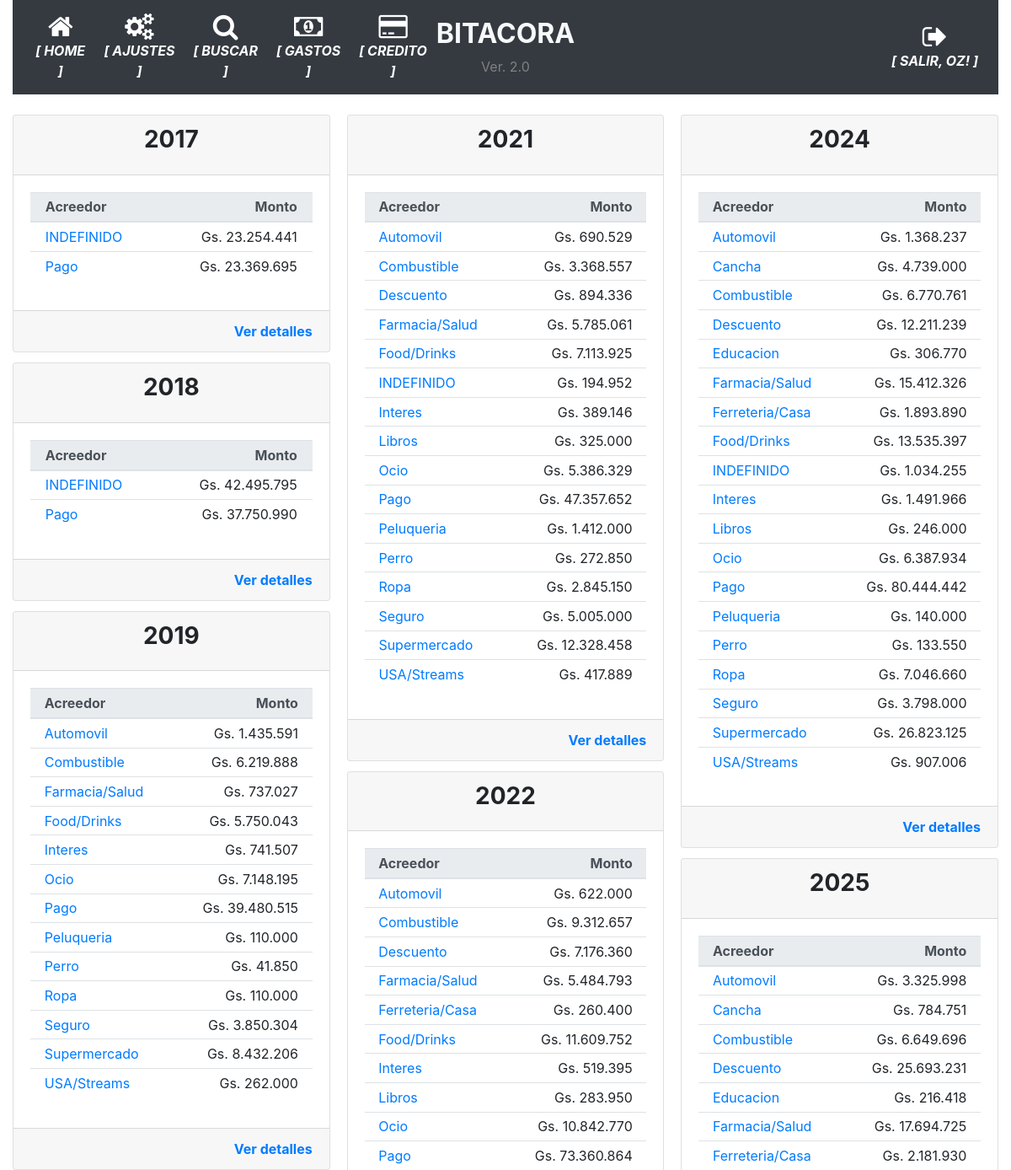
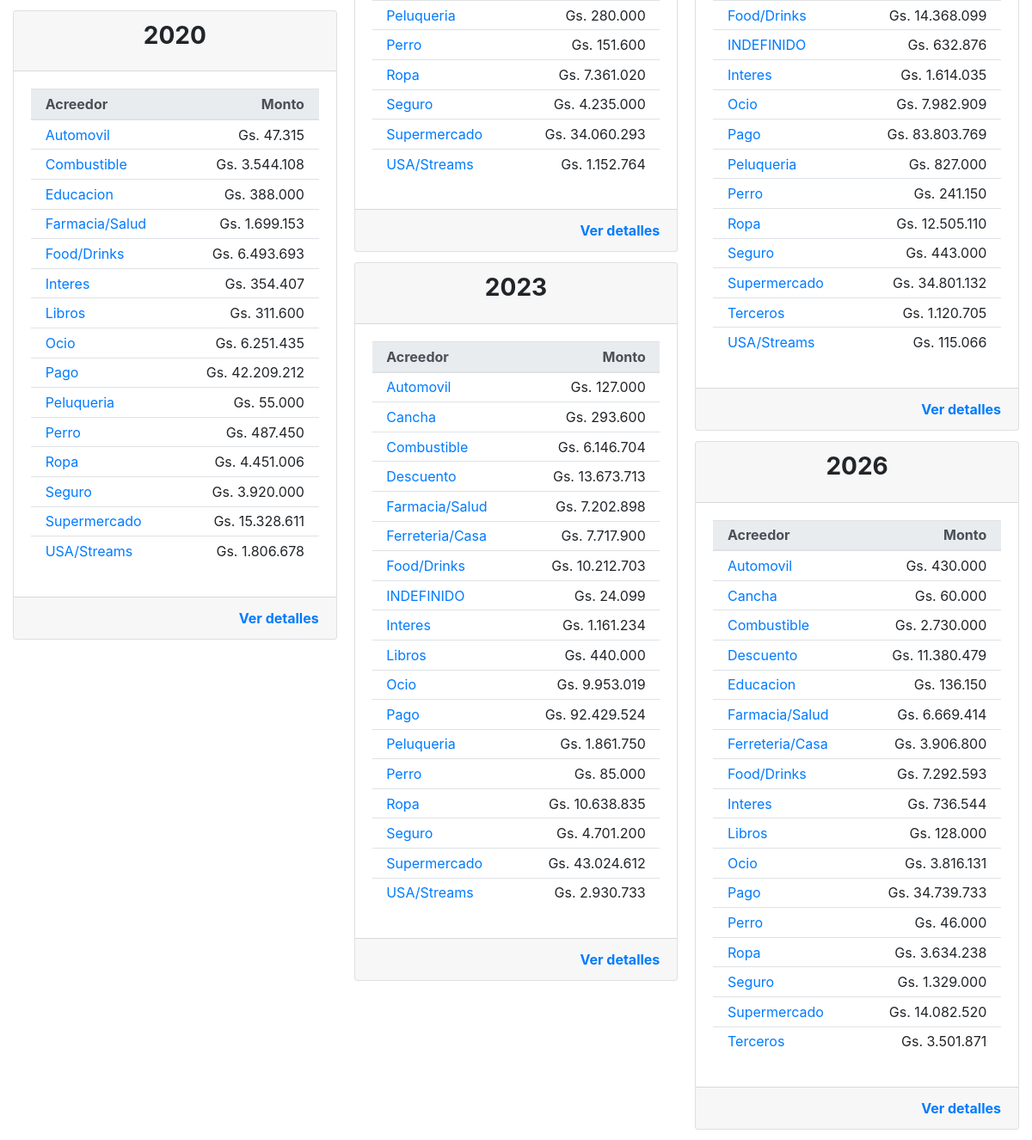
/historial_operacion (signed in), run on the app's committed database (2 pictures, top to bottom).
### app/models.py (models this page shows, shortened)
class User(UserMixin, db.Model):
    id = db.Column(db.Integer, primary_key=True)
    username = db.Column(db.String(64), index=True, unique=True)
    email = db.Column(db.String(120), index=True, unique=True)
    password_hash = db.Column(db.String(128))
    perfil = db.Column(db.String(128))

class TiposMovimiento(db.Model):
    __tablename__='tipos_movimiento'
    id = db.Column(db.Integer, primary_key=True)
    tipo = db.Column(db.String(100), nullable=False)

### app/routes.py (the view)
@app.route('/historial_operacion', methods=['GET', 'POST'])
@login_required
def historial_operacion():
    operaciones=[]
    for movimiento in db.session.query(func.strftime("%Y", Movimientos.fecha_operacion).label('fecha_operacion'), Movimientos.id_tipo_movimiento.label('id_tipo_movimiento'), TiposMovimiento.tipo.label('acreedor'), func.sum(Movimientos.monto_operacion).label('total')).join(TiposMovimiento).filter(Movimientos.id_tipo_movimiento==TiposMovimiento.id).group_by(func.strftime("%Y", Movimientos.fecha_operacion), Movimientos.id_tipo_movimiento, TiposMovimiento.tipo).order_by(TiposMovimiento.tipo).all():
        operaciones.append({'fecha_operacion':movimiento.fecha_operacion, 'id_tipo_movimiento': movimiento.id_tipo_movimiento, 'acreedor': movimiento.acreedor, 'total': movimiento.total})
    return render_template('historial_operaciones.html', operaciones=operaciones)

### app/__init__.py (called while the page is built)
@app.context_processor
def inject_utility_functions():
    return dict(
        listar_tipos=listar_tipos,
        listar_tarjetas=listar_tarjetas
    )

### app/models.py (called while the page is built)
@login.user_loader
def load_user(id):
    return User.query.get(int(id))

### app/templates/historial_operaciones.html
{% extends "base.html" %}
{% block main %}
<div class="card-columns">
    {% for fecha_operacion, detalle_gasto in operaciones | groupby('fecha_operacion') %}
    <div class="card card-responsive">
        <div class="card-header">
            <h3 class="card-title text-center"><strong>{{ fecha_operacion }}</strong></h3>
        </div>
        <div class="card-body">
            <table class="table table-sm">
                <thead class="thead-light">
                    <th></th>
                    <th>Acreedor</th>
                    <th class="card-text text-right">Monto</th>
                    <th></th>
                </thead>
                <tbody>
                    {% for gasto in detalle_gasto %}
                    <tr>
                        <td></td>
                        <td>
                            <a href="{{ url_for('operaciones_tipo', deudor=gasto.id_tipo_movimiento, fecha=fecha_operacion) }}">{{gasto.acreedor}}</a>
                        </td>
                        <td class="card-text text-right">{{ "Gs. {:,.0f}".format(gasto.total).replace(",", ".") }}</td>
                        <td></td>
                    </tr>
                    {% endfor %}
                </tbody>
            </table>
        </div>
        <div class="card-footer text-muted text-right">
            <a href="{{ url_for('historial_operacion_messanno', anno=fecha_operacion) }}" class="card-link"><strong>Ver detalles</strong></a>
        </div>
    </div>
    {% endfor %}
</div>
{% endblock %}

### app/templates/base.html (shortened to what this page needs)
<!doctype html>
<html lang="en">
  <head>
    <link rel="stylesheet" href="https://stackpath.bootstrapcdn.com/bootstrap/4.5.0/css/bootstrap.min.css"></link>
    <link rel="stylesheet" href="https://maxcdn.bootstrapcdn.com/font-awesome/4.4.0/css/font-awesome.min.css"></link>
  </head>
  <body>
    <div class="container-fluid">
      <nav class="navbar navbar-expand-md navbar-dark bg-dark">
        <div class="navbar-collapse collapse w-100 order-1 order-md-0 dual-collapse2">
            <ul class="navbar-nav mr-auto text-center">
              <li class="nav-item active">
                <a href="{{ url_for('index') }}" class="nav-link d-flex flex-column">
                <i class="fa fa-home fa-2x"></i>
                <span class="d-none d-sm-inline"><i><strong>[ HOME ]</strong></i></span></a>
              </li>
              <li class="nav-item active">
                <a href="{{ url_for('parametrico') }}" class="nav-link d-flex flex-column">
                <i class="fa fa-cogs fa-2x"></i>
                <span class="d-none d-sm-inline"><i><strong>[ AJUSTES ]</strong></i></span></a>
              </li>
              <li class="nav-item active">
                <a href="{{ url_for('busqueda') }}" class="nav-link d-flex flex-column">
                <i class="fa fa-search fa-2x"></i>
                <span class="d-none d-sm-inline"><i><strong>[ BUSCAR ]</strong></i></span></a>
              </li>
              <li class="nav-item active">
                <a href="{{ url_for('historico_gastos_detalle', periodo='') }}" class="nav-link d-flex flex-column">
                <i class="fa fa-money fa-2x"></i>
                <span class="d-none d-sm-inline"><i><strong>[ GASTOS ]</strong></i></span></a>
              </li>
              <li class="nav-item active">
                <a href="{{ url_for('movimientos_mes', mes='') }}" class="nav-link d-flex flex-column">
                <i class="fa fa-credit-card fa-2x"></i>
                <span class="d-none d-sm-inline"><i><strong>[ CREDITO ]</strong></i></span></a>
              </li>
            </ul>
        </div>
        <div class="mx-auto order-0 text-center">
            <h2 class="mx-auto text-light"><strong>BITACORA</strong></h2>
            <span style="color: grey">Ver. 2.0</span>
        </div>
        <div class="navbar-collapse collapse w-100 order-3 dual-collapse2">
            <ul class="navbar-nav ml-auto text-center">
              <li class="nav-item active">
                {% if current_user.is_anonymous %}
                  <a href="{{ url_for('logout') }}" class="nav-link d-flex flex-column">
                  <i class="fa fa-sign-in fa-2x"></i>
                  <span class="d-none d-sm-inline"><i><strong>[ ACCEDER ]</strong></i></span></a>
                {% else %}
                  <a href="{{ url_for('logout') }}" class="nav-link d-flex flex-column">
                  <i class="fa fa-sign-out fa-2x"></i>
                  <span class="d-none d-sm-inline"><i><strong>[ SALIR, {{ current_user.username | upper }}! ]</strong></i></span></a>
                {% endif %}
              </li>
            </ul>
        </div>
    </nav>
    <br>
      <div>
        {% block main %}{% endblock %}
      </div>
    </div>
  </body>
</html>

### data on the page
User: username "OZ"
TiposMovimiento: acreedor "INDEFINIDO", total "Gs. 23.254.441", total "Gs. 42.495.795", total "Gs. 194.952", total "Gs. 24.099", total "Gs. 1.034.255", total "Gs. 632.876"
TiposMovimiento: acreedor "Pago", total "Gs. 23.369.695", total "Gs. 37.750.990", total "Gs. 39.480.515", total "Gs. 42.209.212", total "Gs. 47.357.652", total "Gs. 73.360.864", total "Gs. 92.429.524", total "Gs. 80.444.442", total "Gs. 83.803.769", total "Gs. 34.739.733"
TiposMovimiento: acreedor "Automovil", total "Gs. 1.435.591", total "Gs. 47.315", total "Gs. 690.529", total "Gs. 622.000", total "Gs. 127.000", total "Gs. 1.368.237", total "Gs. 3.325.998", total "Gs. 430.000"
TiposMovimiento: acreedor "Combustible", total "Gs. 6.219.888", total "Gs. 3.544.108", total "Gs. 3.368.557", total "Gs. 9.312.657", total "Gs. 6.146.704", total "Gs. 6.770.761", total "Gs. 6.649.696", total "Gs. 2.730.000"
TiposMovimiento: acreedor "Farmacia/Salud", total "Gs. 737.027", total "Gs. 1.699.153", total "Gs. 5.785.061", total "Gs. 5.484.793", total "Gs. 7.202.898", total "Gs. 15.412.326", total "Gs. 17.694.725", total "Gs. 6.669.414"
TiposMovimiento: acreedor "Food/Drinks", total "Gs. 5.750.043", total "Gs. 6.493.693", total "Gs. 7.113.925", total "Gs. 11.609.752", total "Gs. 10.212.703", total "Gs. 13.535.397", total "Gs. 14.368.099", total "Gs. 7.292.593"
TiposMovimiento: acreedor "Interes", total "Gs. 741.507", total "Gs. 354.407", total "Gs. 389.146", total "Gs. 519.395", total "Gs. 1.161.234", total "Gs. 1.491.966", total "Gs. 1.614.035", total "Gs. 736.544"
TiposMovimiento: acreedor "Ocio", total "Gs. 7.148.195", total "Gs. 6.251.435", total "Gs. 5.386.329", total "Gs. 10.842.770", total "Gs. 9.953.019", total "Gs. 6.387.934", total "Gs. 7.982.909", total "Gs. 3.816.131"
TiposMovimiento: acreedor "Peluqueria", total "Gs. 110.000", total "Gs. 55.000", total "Gs. 1.412.000", total "Gs. 280.000", total "Gs. 1.861.750", total "Gs. 140.000", total "Gs. 827.000"
TiposMovimiento: acreedor "Perro", total "Gs. 41.850", total "Gs. 487.450", total "Gs. 272.850", total "Gs. 151.600", total "Gs. 85.000", total "Gs. 133.550", total "Gs. 241.150", total "Gs. 46.000"
TiposMovimiento: acreedor "Ropa", total "Gs. 110.000", total "Gs. 4.451.006", total "Gs. 2.845.150", total "Gs. 7.361.020", total "Gs. 10.638.835", total "Gs. 7.046.660", total "Gs. 12.505.110", total "Gs. 3.634.238"
TiposMovimiento: acreedor "Seguro", total "Gs. 3.850.304", total "Gs. 3.920.000", total "Gs. 5.005.000", total "Gs. 4.235.000", total "Gs. 4.701.200", total "Gs. 3.798.000", total "Gs. 443.000", total "Gs. 1.329.000"
TiposMovimiento: acreedor "Supermercado", total "Gs. 8.432.206", total "Gs. 15.328.611", total "Gs. 12.328.458", total "Gs. 34.060.293", total "Gs. 43.024.612", total "Gs. 26.823.125", total "Gs. 34.801.132", total "Gs. 14.082.520"
TiposMovimiento: acreedor "USA/Streams", total "Gs. 262.000", total "Gs. 1.806.678", total "Gs. 417.889", total "Gs. 1.152.764", total "Gs. 2.930.733", total "Gs. 907.006", total "Gs. 115.066"
TiposMovimiento: acreedor "Educacion", total "Gs. 388.000", total "Gs. 306.770", total "Gs. 216.418", total "Gs. 136.150"
TiposMovimiento: acreedor "Libros", total "Gs. 311.600", total "Gs. 325.000", total "Gs. 283.950", total "Gs. 440.000", total "Gs. 246.000", total "Gs. 128.000"
TiposMovimiento: acreedor "Descuento", total "Gs. 894.336", total "Gs. 7.176.360", total "Gs. 13.673.713", total "Gs. 12.211.239", total "Gs. 25.693.231", total "Gs. 11.380.479"
TiposMovimiento: acreedor "Ferreteria/Casa", total "Gs. 260.400", total "Gs. 7.717.900", total "Gs. 1.893.890", total "Gs. 2.181.930", total "Gs. 3.906.800"
TiposMovimiento: acreedor "Cancha", total "Gs. 293.600", total "Gs. 4.739.000", total "Gs. 784.751", total "Gs. 60.000"
TiposMovimiento: acreedor "Terceros", total "Gs. 1.120.705", total "Gs. 3.501.871"

### other printed values
{{ fecha_operacion }} "2017" "2018" "2019" "2020" "2021" "2022" "2023" "2024" "2025" "2026"
